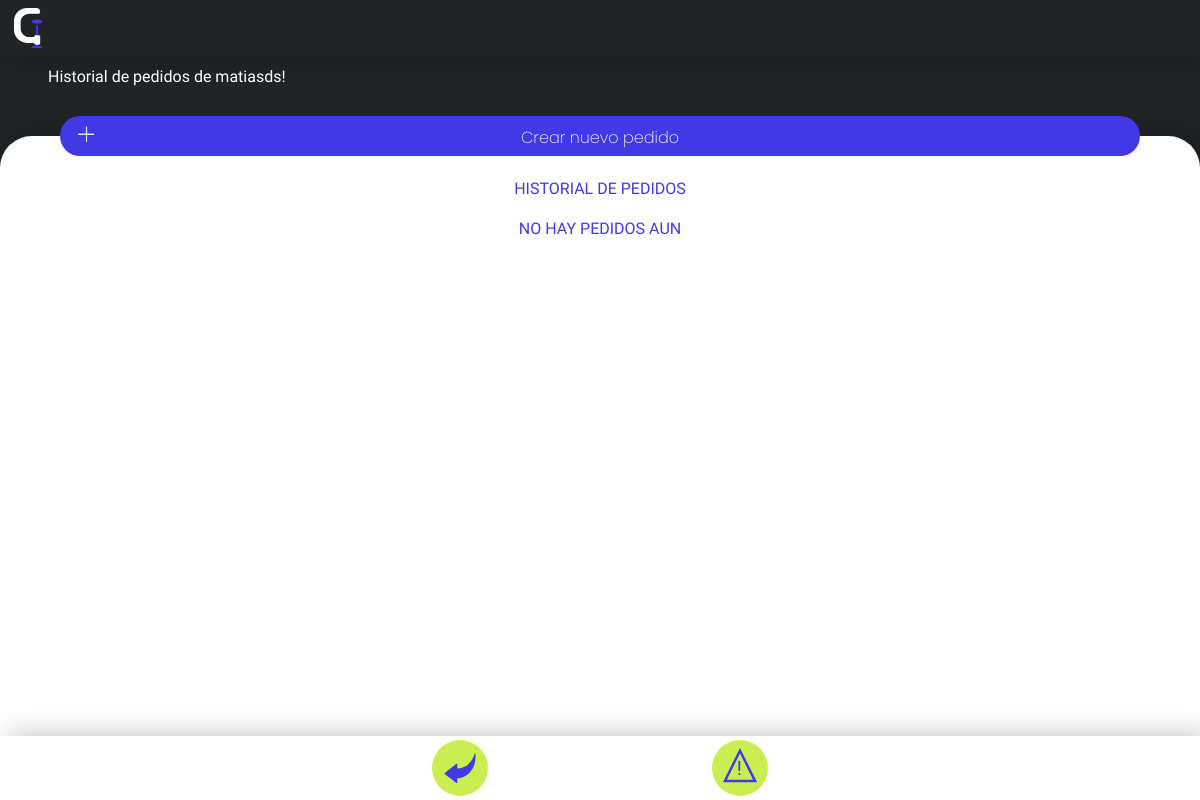
The app's page /pedidos.php (signed in), older data.
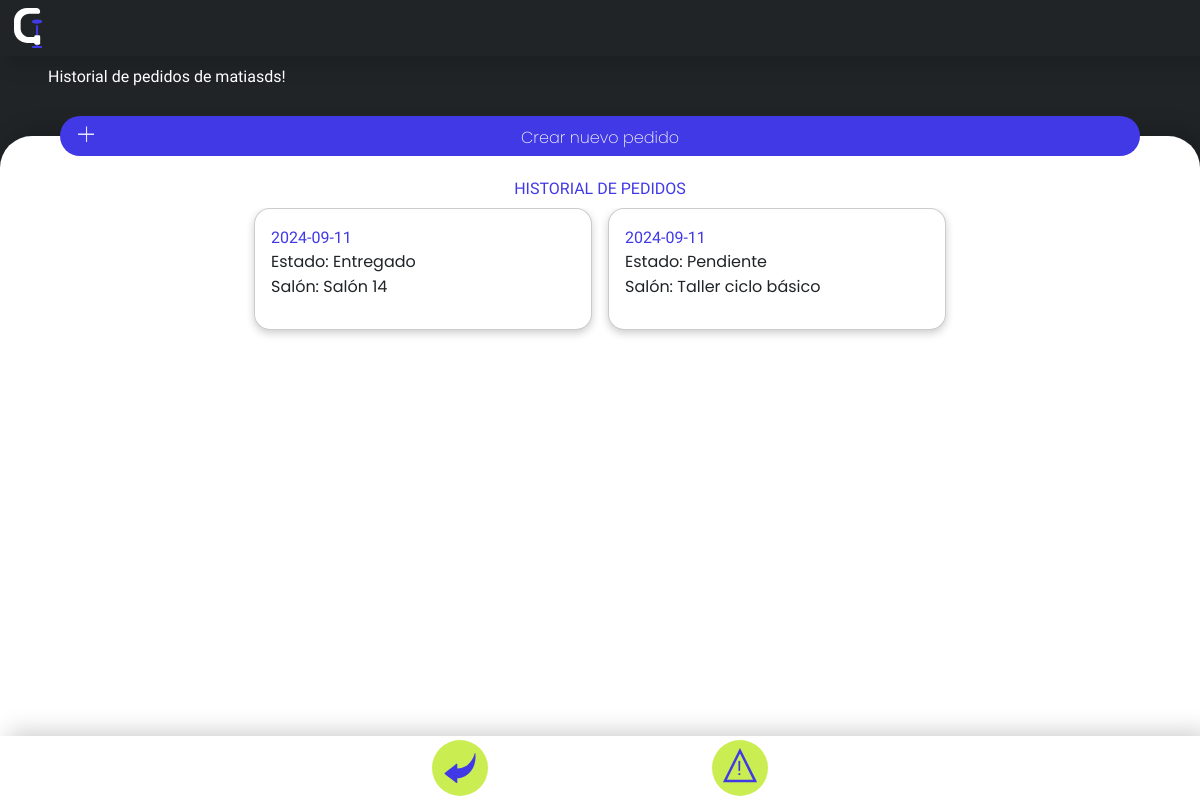
The same page, newer data.
### tables this page shows
CREATE TABLE `pedidos` (
  `id_pedido` int(11) NOT NULL,
  `fecha_pedido` date NOT NULL,
  `fk_usuario` int(11) NOT NULL,
  `id_aula` int(11) NOT NULL,
  `estado` enum('Pendiente','En proceso','Enviado','Entregado','Devuelto','Cancelado') NOT NULL,
  `observaciones` varchar(200) NOT NULL,
  `pedido` longtext NOT NULL CHECK (json_valid(`pedido`)),
  `fk_curso` int(11) NOT NULL
);

CREATE TABLE `aulas` (
  `id_aulas` int(11) NOT NULL,
  `nombre` varchar(50) NOT NULL,
  `piso` varchar(10) NOT NULL
);

### pedidos.php (the view, shortened to what this page needs)
<?php
include "codigophp/conexionbs.php";
?>
<!DOCTYPE html>
<html lang="es">
<head>
    <link rel="stylesheet" href="estiloscss/animaciones.css">
    <link rel="stylesheet" href="estiloscss/styles.css">
    <link rel="stylesheet" href="estiloscss/imagenes.css">
</head>
<body>
    <div id="pagina">
        <div id="header">
           <a href="inicio.php" class="imagen"><?php incrustarSVG("imagenes/SVG/logo"); ?></a>
            <button  class="usuario imagen" id="user"></button>
        </div>
        <div id="subheader">
            <h1>Historial de pedidos de <?php echo htmlspecialchars($_SESSION['username']); ?>!</h1>
            <p></p>
        </div>
        <div id="contenido">
            <form action="pedido.php" method="post">
                <button class="barra" type="submit">
                    <div class="mas"></div>
                        <div>Crear nuevo pedido</div>
                </button>
            </form>
            <div class="contenido2">
                <div class="con3" id="inicio">
                    <h1>HISTORIAL DE PEDIDOS</h1>
                    <div class="scroll-y"  id="scroll" style="height: 100%;">
                        <div class="conscroll-y">
                            <?php
                               $sql = "SELECT pedidos.*, aulas.*, cursos.*, usuarios.*
                                FROM pedidos
                                JOIN aulas ON pedidos.id_aula = aulas.id_aulas
                                JOIN cursos ON pedidos.fk_curso = cursos.id
                                JOIN usuarios ON pedidos.fk_usuario = usuarios.id_usuario
                                WHERE pedidos.fk_usuario = ?";
                    $stmt = $conn->prepare($sql);
                    $stmt->bind_param("s", $_SESSION['id_usuario']);
                    $stmt->execute();
                    $result = $stmt->get_result();
                    if ($result->num_rows > 0) {
                        while($row = $result->fetch_assoc()) {
                            echo '<div class="rectangulo2"><h1>'.$row["fecha_pedido"].'</h1> <p>Estado: '.$row["estado"].'<br>Salón: '.$row["nombre"].'</p> <input type="hidden" name="id" id="id" value="'.$row["id_pedido"].'"><input type="hidden" name="estado" id="estado" value="'.$row["estado"].'"><input type="hidden" name="pedido" id="pedido" value="'.htmlspecialchars($row["pedido"],ENT_QUOTES, 'UTF-8').'"> <button class="imagen opciones tocar"></button></div>';
                        }
                    } else {
                        echo "<h1>NO HAY PEDIDOS AUN</h1>";
                    }
                    ?>
                        </div>
                    </div>
                </div>
            </div>
        </div>
        <div id="footer">
            <a href="inicio.php" class=" imagen centro i">Volver al inicio<?php incrustarSVG("imagenes/SVG/flecha"); ?></a>
            <a href="reportes.php" class=" imagen derecha i">Reportes<?php incrustarSVG("imagenes/SVG/alerta"); ?></a>
        </div>
    </div>
</body>
</html>

Row changes from the older to the newer data that the page shows:
added pedidos: fecha_pedido "2024-09-11", estado "Entregado", id_aula.nombre "Salón 14"
added pedidos: fecha_pedido "2024-09-11", estado "Pendiente", id_aula.nombre "Taller ciclo básico"
Text that changed along with them:
text no longer shown: "NO HAY PEDIDOS AUN"
